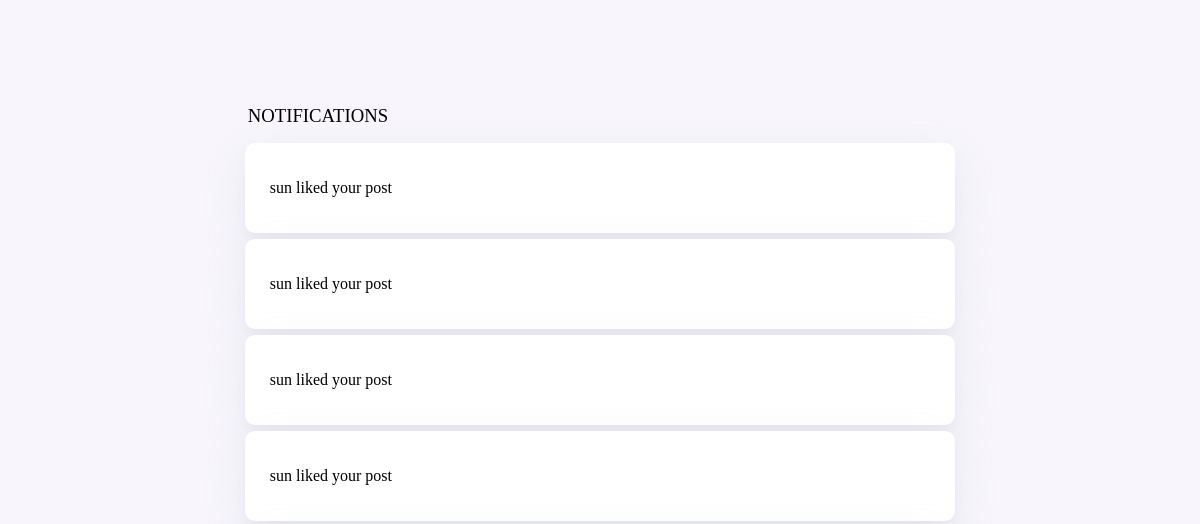
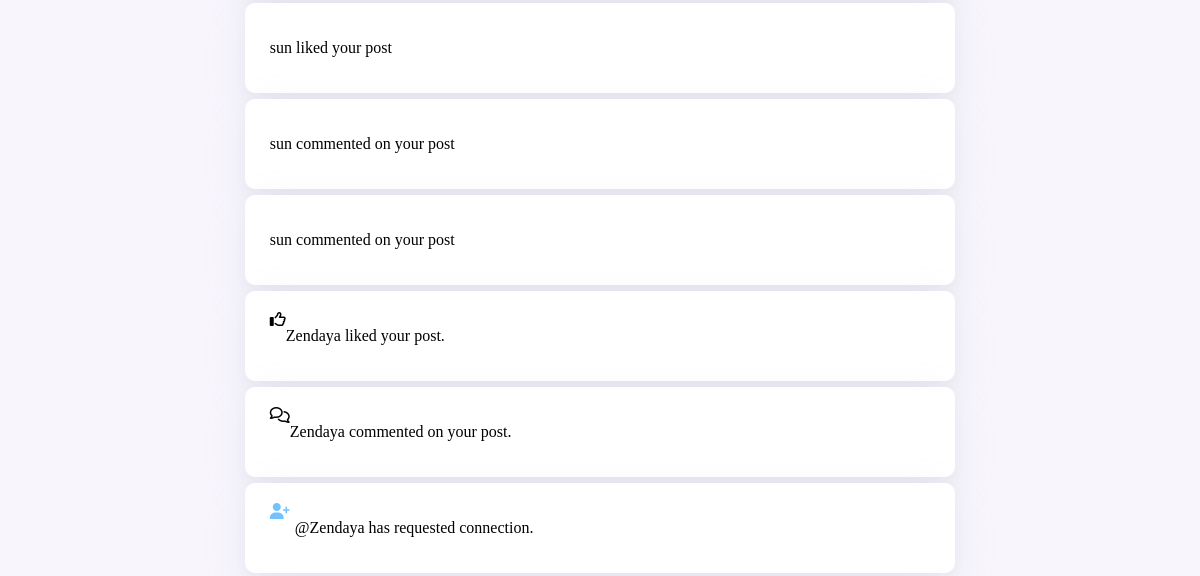
The page /templates/notification.php on the database as committed earlier (2 pictures, top to bottom).
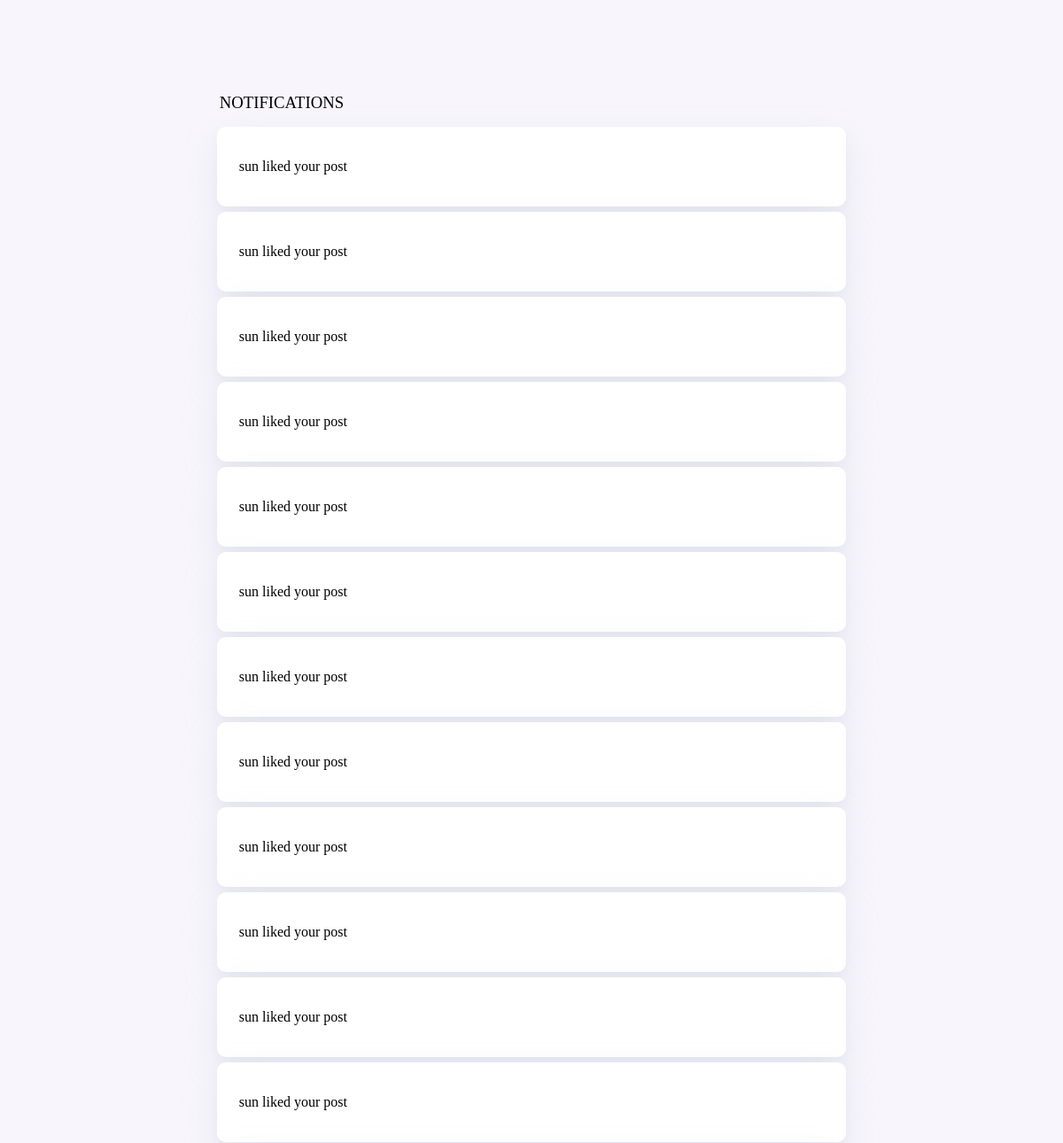
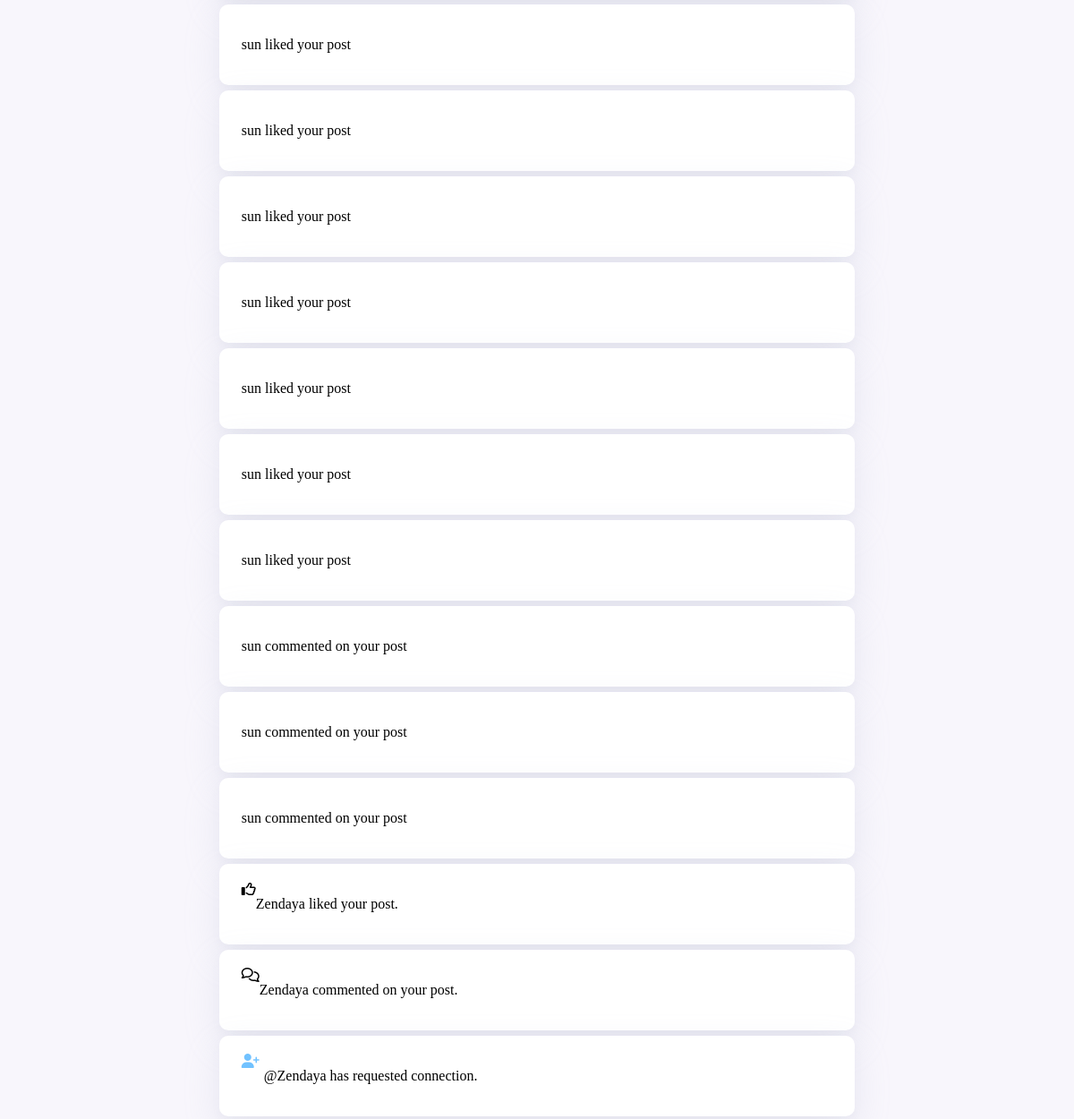
The same page on the database as committed later (2 pictures, top to bottom).
### tables this page shows
CREATE TABLE `likes` (
  `post_id` int(12) NOT NULL,
  `username` varchar(255) NOT NULL,
  `post_username` varchar(225) NOT NULL,
  `time` timestamp NOT NULL DEFAULT current_timestamp() ON UPDATE current_timestamp()
);

CREATE TABLE `comments` (
  `comment_id` int(11) NOT NULL,
  `post_id` int(11) NOT NULL,
  `username` varchar(255) NOT NULL,
  `comment` varchar(255) NOT NULL,
  `comment_author` varchar(255) NOT NULL,
  `date` timestamp NOT NULL DEFAULT current_timestamp() ON UPDATE current_timestamp()
);

### templates/notification.php (the view, shortened to what this page needs)
<?php
include("server.php");
$like = mysqli_query($db, "SELECT * FROM likes");
$comment = mysqli_query($db, "SELECT * FROM comments");
?>
<!DOCTYPE html>
<html lang="en">
<head>
    <link rel="stylesheet" href="../static/notif.css">
</head>
<body>
    <div class="container-4">
        <div class="head">
            <h3>Notifications</h3>
        </div>
        <?php while ($row = mysqli_fetch_array($like)) : ?>
            <div class="noti"><p><?php echo $row['username']; ?> liked your post</p></div>
        <?php endwhile; ?>
        <?php while ($row2 = mysqli_fetch_array($comment)) : ?>
            <div class="noti"><p><?php echo $row2['comment_author']; ?> commented on your post</p></div>
        <?php endwhile; ?>
        <div class="body-wrap">
            <div class="liked noti">
                <a href="">
                <i class="far fa-thumbs-up"></i>
                <p> Zendaya liked your post.</p>
                </a>
            </div>
            <div class="mention noti">
                <a href="">
                <i class="far fa-comments"></i>
                <p>Zendaya commented on your post.</p>
                </a>
            </div>
            <div class="foll-req noti">
                <a href="">
                <i class="fas fa-user-plus"></i>
                <p>@Zendaya has requested connection.</p>
                </a>
            </div>
        </div>
    </div>
</body>
</html>

### static/notif.css (style rules this page uses)
.container-4 { display: flex; margin: 7% 20% 3% 20%; height: auto; max-height: 100vh; flex-direction: column; }
body { background-color: #F8F6FC; }
.head h3 { padding: 3px ; margin-bottom: 10px; text-transform: uppercase; font-weight: lighter; }
.body-wrap img, svg, .body-wrap .fas { height: 20px; width: auto; color: #71C2FF; margin-right: 5px; }
.body-wrap { display: flex; flex-direction: column; justify-content: flex-start; }
.noti { display: flex; flex-direction: row; padding: 20px 25px; margin: 3px 0; border-radius: 10px; background-color: white; box-shadow: 0 5px 10px rgba(154,160,185,.05), 0 15px 40px rgba(166,173,201,.2); }
.noti a { text-decoration: none; color: black; display: flex; cursor: pointer; }

Rows that differ between the two databases and show on the page:
added likes: username "sun"
added likes: username "sun"
added likes: username "sun"
added likes: username "sun"
added likes: username "sun"
added likes: username "sun"
added likes: username "sun"
added likes: username "sun"
added likes: username "sun"
added likes: username "sun"
added likes: username "sun"
added likes: username "sun"
added likes: username "sun"
added likes: username "sun"
added comments: comment_author "sun"
